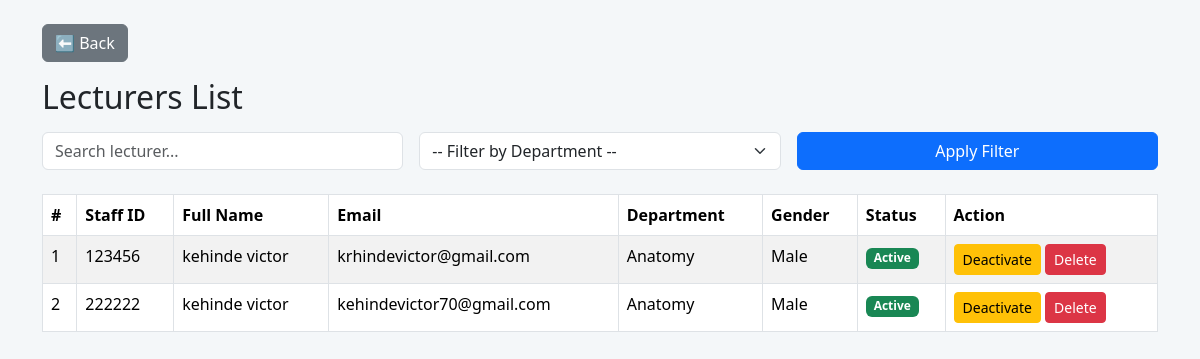
/admin/view_lecturers.php (signed in), run on the app's committed database.
### tables this page shows
CREATE TABLE `lecturers` (
  `id` int(11) NOT NULL,
  `staff_id` varchar(50) DEFAULT NULL,
  `full_name` varchar(255) DEFAULT NULL,
  `email` varchar(100) DEFAULT NULL,
  `department` varchar(100) DEFAULT NULL,
  `faculty` varchar(100) DEFAULT NULL,
  `phone_number` varchar(20) DEFAULT NULL,
  `rank` varchar(50) DEFAULT NULL,
  `profile_picture` varchar(255) DEFAULT 'default.png',
  `gender` enum('Male','Female') DEFAULT NULL,
  `password` varchar(255) DEFAULT NULL,
  `status` tinyint(1) NOT NULL DEFAULT 1,
  `created_at` timestamp NOT NULL DEFAULT current_timestamp()
);

### admin/view_lecturers.php (the view, shortened to what this page needs)
<?php
include '../includes/connect.php';
$search = $_GET['search'] ?? "";
$query = "SELECT * FROM lecturers WHERE 1";
$query .= " ORDER BY full_name ASC";
$lecturers = $conn->query($query);
?>
<!DOCTYPE html>
<html>
<head>
    <link href="../assets/css/bootstrap.min.css" rel="stylesheet">
</head>
<body>
<div class="container mt-4">
    <a href="lecturer.php" class="btn btn-secondary mb-3">⬅ Back</a>
    <h2 class="mb-3">Lecturers List</h2>
    <form method="GET" class="row g-3 mb-4">
        <div class="col-md-4">
            <input type="text" name="search" value="<?= $search; ?>"
                   class="form-control" placeholder="Search lecturer...">
        </div>
        <div class="col-md-4">
            <select name="department" class="form-select">
                <option value="">-- Filter by Department --</option>
            </select>
        </div>
        <div class="col-md-4">
            <button class="btn btn-primary w-100">Apply Filter</button>
        </div>
    </form>
    <table class="table table-bordered table-striped">
        <thead>
        <tr>
            <th>#</th>
            <th>Staff ID</th>
            <th>Full Name</th>
            <th>Email</th>
            <th>Department</th>
            <th>Gender</th>
            <th>Status</th>
            <th>Action</th>
        </tr>
        </thead>
        <tbody>
        <?php
        $sn = 1;
        if ($lecturers->num_rows > 0) {
            while ($row = $lecturers->fetch_assoc()) { ?>
                <tr>
                    <td><?= $sn++; ?></td>
                    <td><?= $row['staff_id']; ?></td>
                    <td><?= $row['full_name']; ?></td>
                    <td><?= $row['email']; ?></td>
                    <td><?= $row['department']; ?></td>
                    <td><?= ucfirst($row['gender']); ?></td>
                    <td>
                        <?php if ($row['status'] == 1) { ?>
                            <span class="badge bg-success">Active</span>
                        <?php } else { ?>
                            <span class="badge bg-danger">Inactive</span>
                        <?php } ?>
                    </td>
                    <td>
                        <a href="view_lecturers.php?toggle=<?= $row['id']; ?>"
                           class="btn btn-warning btn-sm">
                           <?= $row['status'] == 1 ? "Deactivate" : "Activate"; ?>
                        </a>
                        <a href="view_lecturers.php?delete=<?= $row['id']; ?>"
                           class="btn btn-danger btn-sm"
                           onclick="return confirm('Are you sure you want to delete this lecturer?')">
                           Delete
                        </a>
                    </td>
                </tr>
        <?php }
        } else { ?>
            <tr>
                <td colspan="8" class="text-center text-danger">No lecturer found!</td>
            </tr>
        <?php } ?>
        </tbody>
    </table>
</div>
</body>
</html>

### admin/view_lecturers.php (style rules this page uses)
body { background:#f4f7f9; }
.table thead { background:#1e3a8a; color:white; }

### data on the page
lecturers: staff "123456", full_name "kehinde victor", email "krhindevictor@gmail.com", department "Anatomy", gender "Male", status "Active"
lecturers: staff "222222", full_name "kehinde victor", email "kehindevictor70@gmail.com", department "Anatomy", gender "Male", status "Active"
